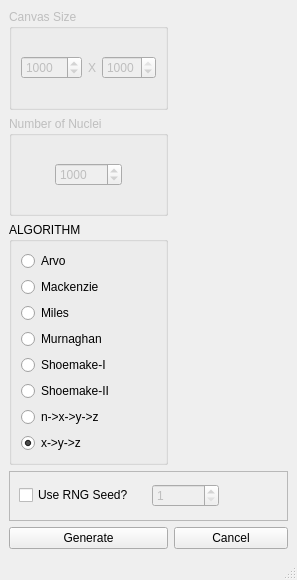
<?xml version="1.0" encoding="UTF-8"?>
<ui version="4.0">
 <class>MainWindow</class>
 <widget class="QMainWindow" name="MainWindow">
  <property name="geometry">
   <rect>
    <x>0</x>
    <y>0</y>
    <width>297</width>
    <height>580</height>
   </rect>
  </property>
  <property name="windowTitle">
   <string>MainWindow</string>
  </property>
  <widget class="QWidget" name="centralwidget">
   <layout class="QGridLayout" name="gridLayout">
    <item row="1" column="0">
     <widget class="QGroupBox" name="groupBox_post">
      <property name="enabled">
       <bool>false</bool>
      </property>
      <property name="title">
       <string>Number of Nuclei</string>
      </property>
      <layout class="QGridLayout" name="gridLayout_3">
       <item row="0" column="0" alignment="Qt::AlignHCenter">
        <widget class="QSpinBox" name="spinBox_p">
         <property name="maximum">
          <number>1000000000</number>
         </property>
         <property name="value">
          <number>1000</number>
         </property>
        </widget>
       </item>
      </layout>
     </widget>
    </item>
    <item row="2" column="0">
     <widget class="QGroupBox" name="groupBox_10">
      <property name="enabled">
       <bool>true</bool>
      </property>
      <property name="maximumSize">
       <size>
        <width>16777215</width>
        <height>16777215</height>
       </size>
      </property>
      <property name="title">
       <string>ALGORITHM</string>
      </property>
      <layout class="QVBoxLayout" name="verticalLayout_2">
       <item>
        <widget class="QRadioButton" name="radioButton_1">
         <property name="text">
          <string>Arvo</string>
         </property>
        </widget>
       </item>
       <item>
        <widget class="QRadioButton" name="radioButton_2">
         <property name="text">
          <string>Mackenzie</string>
         </property>
        </widget>
       </item>
       <item>
        <widget class="QRadioButton" name="radioButton_3">
         <property name="text">
          <string>Miles</string>
         </property>
        </widget>
       </item>
       <item>
        <widget class="QRadioButton" name="radioButton_4">
         <property name="text">
          <string>Murnaghan</string>
         </property>
        </widget>
       </item>
       <item>
        <widget class="QRadioButton" name="radioButton_5">
         <property name="text">
          <string>Shoemake-I</string>
         </property>
        </widget>
       </item>
       <item>
        <widget class="QRadioButton" name="radioButton_6">
         <property name="text">
          <string>Shoemake-II</string>
         </property>
        </widget>
       </item>
       <item>
        <widget class="QRadioButton" name="radioButton_7">
         <property name="text">
          <string>n-&gt;x-&gt;y-&gt;z</string>
         </property>
        </widget>
       </item>
       <item>
        <widget class="QRadioButton" name="radioButton_8">
         <property name="text">
          <string>x-&gt;y-&gt;z </string>
         </property>
         <property name="checked">
          <bool>true</bool>
         </property>
        </widget>
       </item>
      </layout>
     </widget>
    </item>
    <item row="3" column="0" colspan="2">
     <widget class="QFrame" name="frame_7">
      <property name="maximumSize">
       <size>
        <width>16777215</width>
        <height>50</height>
       </size>
      </property>
      <property name="frameShape">
       <enum>QFrame::StyledPanel</enum>
      </property>
      <property name="frameShadow">
       <enum>QFrame::Raised</enum>
      </property>
      <layout class="QGridLayout" name="gridLayout_16">
       <item row="0" column="0">
        <widget class="QCheckBox" name="checkBox_useseed">
         <property name="text">
          <string>Use RNG Seed?</string>
         </property>
        </widget>
       </item>
       <item row="0" column="1" alignment="Qt::AlignLeft">
        <widget class="QSpinBox" name="spinBox_myseed">
         <property name="enabled">
          <bool>false</bool>
         </property>
         <property name="minimum">
          <number>1</number>
         </property>
         <property name="maximum">
          <number>999999999</number>
         </property>
         <property name="singleStep">
          <number>1</number>
         </property>
         <property name="value">
          <number>1</number>
         </property>
        </widget>
       </item>
      </layout>
     </widget>
    </item>
    <item row="4" column="0">
     <widget class="QPushButton" name="pushButton">
      <property name="text">
       <string>Generate</string>
      </property>
     </widget>
    </item>
    <item row="4" column="1">
     <widget class="QPushButton" name="pushButton_2">
      <property name="text">
       <string>Cancel</string>
      </property>
     </widget>
    </item>
    <item row="0" column="0">
     <widget class="QGroupBox" name="groupBox_pre">
      <property name="enabled">
       <bool>false</bool>
      </property>
      <property name="title">
       <string>Canvas Size</string>
      </property>
      <layout class="QGridLayout" name="gridLayout_2">
       <item row="0" column="0" alignment="Qt::AlignLeft">
        <widget class="QSpinBox" name="dimX2D">
         <property name="minimum">
          <number>10</number>
         </property>
         <property name="maximum">
          <number>10000</number>
         </property>
         <property name="value">
          <number>1000</number>
         </property>
        </widget>
       </item>
       <item row="0" column="2" alignment="Qt::AlignRight">
        <widget class="QSpinBox" name="dimY2D">
         <property name="minimum">
          <number>10</number>
         </property>
         <property name="maximum">
          <number>1000</number>
         </property>
         <property name="value">
          <number>1000</number>
         </property>
        </widget>
       </item>
       <item row="0" column="1" alignment="Qt::AlignHCenter">
        <widget class="QLabel" name="label">
         <property name="text">
          <string>X</string>
         </property>
        </widget>
       </item>
      </layout>
     </widget>
    </item>
   </layout>
  </widget>
  <widget class="QMenuBar" name="menubar">
   <property name="geometry">
    <rect>
     <x>0</x>
     <y>0</y>
     <width>297</width>
     <height>25</height>
    </rect>
   </property>
  </widget>
  <widget class="QStatusBar" name="statusbar"/>
 </widget>
 <resources/>
 <connections>
  <connection>
   <sender>pushButton</sender>
   <signal>clicked()</signal>
   <receiver>MainWindow</receiver>
   <slot>TexGen()</slot>
   <hints>
    <hint type="sourcelabel">
     <x>76</x>
     <y>542</y>
    </hint>
    <hint type="destinationlabel">
     <x>207</x>
     <y>556</y>
    </hint>
   </hints>
  </connection>
  <connection>
   <sender>pushButton_2</sender>
   <signal>clicked()</signal>
   <receiver>MainWindow</receiver>
   <slot>QuitPeacefully()</slot>
   <hints>
    <hint type="sourcelabel">
     <x>247</x>
     <y>540</y>
    </hint>
    <hint type="destinationlabel">
     <x>270</x>
     <y>395</y>
    </hint>
   </hints>
  </connection>
 </connections>
 <slots>
  <slot>TexGen()</slot>
  <slot>QuitPeacefully()</slot>
 </slots>
</ui>
